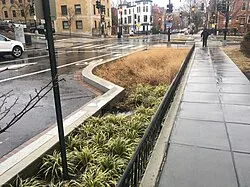
#> input picture gen-ai/250px-Meridian_Hill_Bioswale.jpg_utm_source=en.wikipedia.webp, 250 x 187 px
$ python -i geometry.py   (imports and definitions only)   (older library calls are emulated)
#> lines starting #> are read from the running program, lines starting #| are printed output that depends on the picture; after the words box and inside, x2 and y2 are one past the last pixel; in counts of white or black regions, pixels touching at a corner belong together
#> further down, picture is the input picture: PIL image 250x187 RGB; mean R, G, B 146, 139.3, 126.8
"""Classical Computer Vision and Geometry Analysis for Streetscapes.

Derives perspective convergence, vanishing point, horizon estimation,
road corridor boundaries, curb lines, left vs right sidewalk separation,
street canyon H/W ratio proxy, and Sky View Factor (SVF) proxy.
"""

import logging
from typing import Any, Dict, List, Optional, Tuple
import cv2
import numpy as np
from PIL import Image

logger = logging.getLogger("resilicity.geometry")


def estimate_vanishing_point(
    image: Image.Image,
    road_mask: Optional[np.ndarray] = None,
) -> Tuple[float, float, float]:
    """Estimate vanishing point (vx, vy) in normalized coordinates [0, 1] and horizon line y.

    Uses Canny edge detection and probabilistic Hough transform, filtering for
    converging perspective lines in the street corridor.
    """
    w, h = image.size
#> w = 250; h = 187
    img_gray = cv2.cvtColor(np.array(image.convert("RGB")), cv2.COLOR_RGB2GRAY)
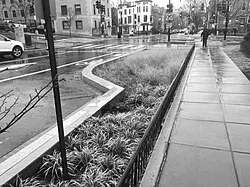
#> img_gray: shape (187, 250); min 0, max 255, mean 139.9

    # Gaussian blur and Canny edge
    blurred = cv2.GaussianBlur(img_gray, (5, 5), 0)
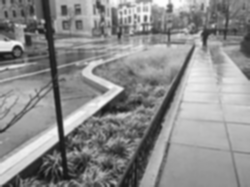
#> blurred: shape (187, 250); min 19, max 253, mean 139.9
    edges = cv2.Canny(blurred, 50, 150)
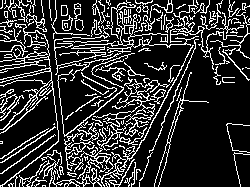
#> edges: shape (187, 250); 19.3% white in thin lines or dots

    # Focus primarily on the lower 70% of the image for street perspective lines
    roi_mask = np.zeros_like(edges)
    roi_mask[int(h * 0.25):, :] = 255
    edges_roi = cv2.bitwise_and(edges, roi_mask)
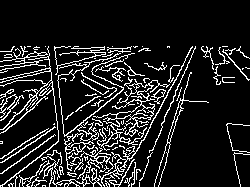
#> edges_roi: shape (187, 250); 13.1% white in thin lines or dots, all inside (x1, y1, x2, y2) = (0, 46, 250, 187)

    lines = cv2.HoughLinesP(
        edges_roi,
        rho=1,
        theta=np.pi / 180,
        threshold=40,
        minLineLength=int(min(w, h) * 0.15),
        maxLineGap=20,
    )
#> lines = 74 rows, first 6: [2, 185, 153, 67], [19, 185, 188, 80], [118, 186, 192, 47], [48, 47, 64, 185], [53, 144, 152, 66], [1, 79, 137, 46]

    if lines is None or len(lines) < 2:
        # Default typical perspective: center x, 45% y
        return 0.5, 0.45, 0.45

    left_slopes = []
    right_slopes = []
    left_lines = []
    right_lines = []

    for line in lines:
        coords = np.array(line).flatten()
        if len(coords) < 4:
            continue
        x1, y1, x2, y2 = int(coords[0]), int(coords[1]), int(coords[2]), int(coords[3])
        if abs(x2 - x1) < 1e-3:
            continue
        slope = (y2 - y1) / (x2 - x1)
        angle = np.degrees(np.arctan(slope))

        # Perspective lines typically angle between 20° and 75°
        if -75 < angle < -20:  # Slanted upwards-right (from left side of street)
            left_slopes.append(slope)
            left_lines.append((x1, y1, x2, y2))
        elif 20 < angle < 75:  # Slanted upwards-left (from right side of street)
            right_slopes.append(slope)
            right_lines.append((x1, y1, x2, y2))
#> this loop made 74 passes
#> (x1, y1, x2, y2, slope, angle) on passes 1 to 12: (2, 185, 153, 67, -0.781, -38.01), (19, 185, 188, 80, -0.621, -31.85), (118, 186, 192, 47, -1.88, -61.97), (48, 47, 64, 185, 8.62, 83.39), (53, 144, 152, 66, -0.788, -38.23), (1, 79, 137, 46, -0.243, -13.64), (0, 82, 127, 51, -0.244, -13.72), (119, 184, 192, 46, -1.89, -62.12), (139, 180, 182, 75, -2.44, -67.73), (154, 186, 180, 99, -3.35, -73.36), (62, 120, 132, 71, -0.7, -34.99), (31, 186, 209, 52, -0.753, -36.97)
#> after the loop, left_lines = 45 items, first 6: (2, 185, 153, 67), (19, 185, 188, 80), (118, 186, 192, 47), (53, 144, 152, 66), (119, 184, 192, 46), (139, 180, 182, 75); left_slopes = 45 values, max -0.428 at index 18, min -3.69 at index 21, mean -1.01; right_lines = [(5, 57, 132, 184)]; right_slopes = [1]

    if left_lines and right_lines:
        # Compute intersections between left and right perspective lines
        intersections = []
        for lx1, ly1, lx2, ly2 in left_lines[:8]:
            for rx1, ry1, rx2, ry2 in right_lines[:8]:
                # Line equations: a1*x + b1*y = c1
                denom = (lx1 - lx2) * (ry1 - ry2) - (ly1 - ly2) * (rx1 - rx2)
                if abs(denom) > 1e-4:
                    ix = ((lx1 * ly2 - ly1 * lx2) * (rx1 - rx2) - (lx1 - lx2) * (rx1 * ry2 - ry1 * rx2)) / denom
                    iy = ((lx1 * ly2 - ly1 * lx2) * (ry1 - ry2) - (ly1 - ly2) * (rx1 * ry2 - ry1 * rx2)) / denom
                    # Only accept intersections in plausible upper-middle area
                    if 0.1 * w <= ix <= 0.9 * w and 0.15 * h <= iy <= 0.70 * h:
                        intersections.append((ix, iy))
#> this loop made 8 passes
#> after the loop, intersections = [(75.54, 127.5), (74.81, 126.8), (65.53, 117.5)]

        if intersections:
            med_x = float(np.median([p[0] for p in intersections])) / w
#> med_x = 0.299
            med_y = float(np.median([p[1] for p in intersections])) / h
#> med_y = 0.678
            return float(np.clip(med_x, 0.2, 0.8)), float(np.clip(med_y, 0.25, 0.65)), float(np.clip(med_y, 0.25, 0.65))

    # Fallback if specific intersections weren't found
    return 0.5, 0.45, 0.45


# [233 lines left out: functions analyze_street_corridor, detect_roadway_material, analyze_vegetation_spatial_distribution, not called in this run]

>>> from PIL import Image
>>> picture = Image.open('../../gen-ai/250px-Meridian_Hill_Bioswale.jpg_utm_source=en.wikipedia.webp')
>>> result = estimate_vanishing_point(picture)
#> result = (0.299, 0.65, 0.65)

$ run again, on gen-ai/new-york-city.webp
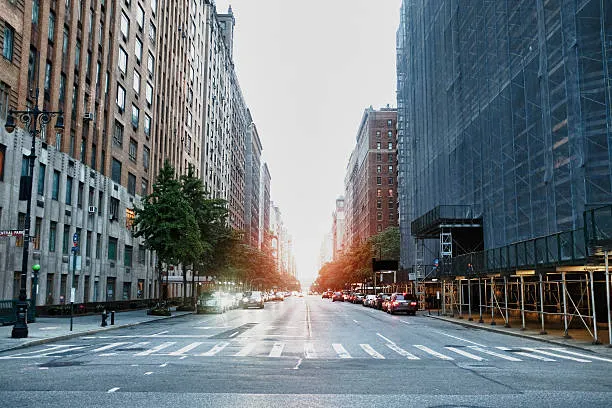
#> input picture gen-ai/new-york-city.webp, 612 x 408 px
#> picture is the input picture: PIL image 612x408 RGB; mean R, G, B 111.5, 120.6, 125.8
#> in estimate_vanishing_point, `edges = cv2.Canny(blurred, 50, 150)`:
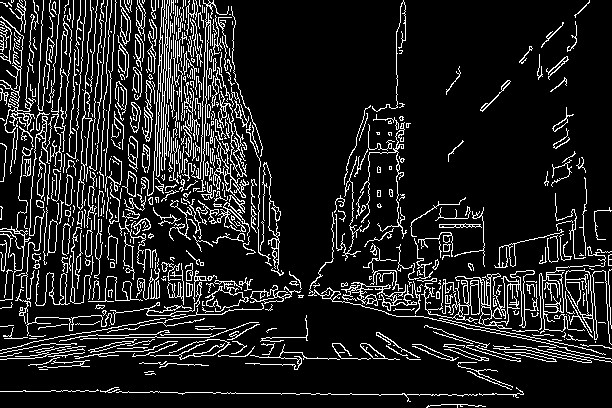
#> edges: shape (408, 612); 12.9% white in thin lines or dots
#> in estimate_vanishing_point, `edges_roi = cv2.bitwise_and(edges, roi_mask)`:
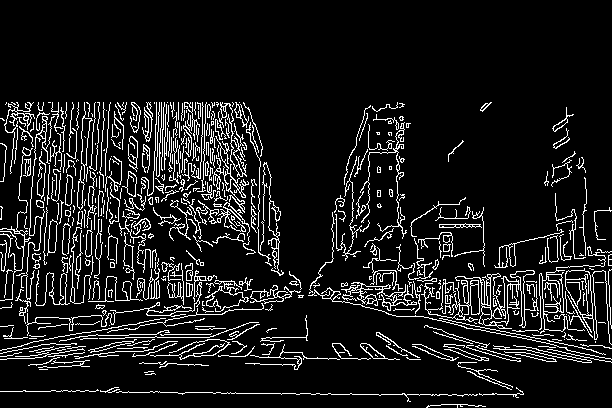
#> edges_roi: shape (408, 612); 10.2% white in thin lines or dots, all inside (x1, y1, x2, y2) = (0, 102, 612, 408)
#> lines = 395 rows, first 6: [22, 301, 608, 281], [132, 356, 215, 354], [448, 347, 598, 352], [0, 353, 223, 309], [5, 292, 216, 299], [363, 267, 611, 348]
#> the loop in estimate_vanishing_point, `for line in lines:` made 395 passes
#> (x1, y1, x2, y2, slope, angle) on passes 1 to 3: (22, 301, 608, 281, -0.0341, -1.95), (132, 356, 215, 354, -0.0241, -1.38), (448, 347, 598, 352, 0.0333, 1.91)
#> after the loop in estimate_vanishing_point, `for line in lines:`: left_lines = [(331, 229, 365, 108), (154, 334, 319, 271), (163, 323, 248, 289), (78, 303, 186, 251), (205, 365, 300, 282), (321, 267, 444, 204), (55, 304, 116, 281), (346, 166, 408, 126), (336, 235, 398, 173)]; left_slopes = [-3.56, -0.382, -0.4, -0.481, -0.874, -0.512, -0.377, -0.645, -1]; right_lines = 39 items, first 6: (7, 115, 276, 229), (25, 103, 270, 197), (29, 103, 269, 191), (8, 106, 278, 209), (398, 224, 609, 341), (5, 152, 218, 238); right_slopes = 39 values, max 1 at index 24, min 0.365 at index 13, mean 0.483
#> the loop in estimate_vanishing_point, `for lx1, ly1, lx2, ly2 in left_lines[:8]:` made 8 passes
#> after the loop in estimate_vanishing_point, `for lx1, ly1, lx2, ly2 in left_lines[:8]:`: intersections = 64 pairs, first value 215.3 to 416, second value 181.7 to 278.1
#> med_x = 0.532
#> med_y = 0.57
#> result = (0.532, 0.57, 0.57)
